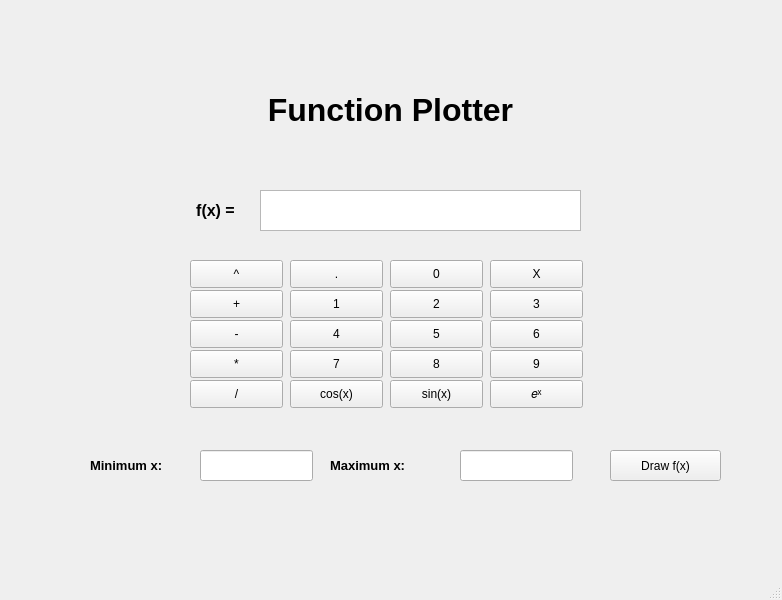
<?xml version="1.0" encoding="UTF-8"?>
<ui version="4.0">
 <class>FunctionPlotter</class>
 <widget class="QMainWindow" name="FunctionPlotter">
  <property name="geometry">
   <rect>
    <x>0</x>
    <y>0</y>
    <width>782</width>
    <height>600</height>
   </rect>
  </property>
  <property name="windowTitle">
   <string>MainWindow</string>
  </property>
  <widget class="QWidget" name="centralwidget">
   <widget class="QPushButton" name="variableButton">
    <property name="geometry">
     <rect>
      <x>490</x>
      <y>260</y>
      <width>93</width>
      <height>28</height>
     </rect>
    </property>
    <property name="text">
     <string>X</string>
    </property>
   </widget>
   <widget class="QPushButton" name="decimalButton">
    <property name="geometry">
     <rect>
      <x>290</x>
      <y>260</y>
      <width>93</width>
      <height>28</height>
     </rect>
    </property>
    <property name="text">
     <string>.</string>
    </property>
   </widget>
   <widget class="QPushButton" name="twoButton">
    <property name="geometry">
     <rect>
      <x>390</x>
      <y>290</y>
      <width>93</width>
      <height>28</height>
     </rect>
    </property>
    <property name="text">
     <string>2</string>
    </property>
   </widget>
   <widget class="QPushButton" name="threeButton">
    <property name="geometry">
     <rect>
      <x>490</x>
      <y>290</y>
      <width>93</width>
      <height>28</height>
     </rect>
    </property>
    <property name="text">
     <string>3</string>
    </property>
   </widget>
   <widget class="QPushButton" name="fiveButton">
    <property name="geometry">
     <rect>
      <x>390</x>
      <y>320</y>
      <width>93</width>
      <height>28</height>
     </rect>
    </property>
    <property name="text">
     <string>5</string>
    </property>
   </widget>
   <widget class="QPushButton" name="sixButton">
    <property name="geometry">
     <rect>
      <x>490</x>
      <y>320</y>
      <width>93</width>
      <height>28</height>
     </rect>
    </property>
    <property name="text">
     <string>6</string>
    </property>
   </widget>
   <widget class="QPushButton" name="fourButton">
    <property name="geometry">
     <rect>
      <x>290</x>
      <y>320</y>
      <width>93</width>
      <height>28</height>
     </rect>
    </property>
    <property name="text">
     <string>4</string>
    </property>
   </widget>
   <widget class="QPushButton" name="eightButton">
    <property name="geometry">
     <rect>
      <x>390</x>
      <y>350</y>
      <width>93</width>
      <height>28</height>
     </rect>
    </property>
    <property name="text">
     <string>8</string>
    </property>
   </widget>
   <widget class="QPushButton" name="nineButton">
    <property name="geometry">
     <rect>
      <x>490</x>
      <y>350</y>
      <width>93</width>
      <height>28</height>
     </rect>
    </property>
    <property name="text">
     <string>9</string>
    </property>
   </widget>
   <widget class="QPushButton" name="sevenButton">
    <property name="geometry">
     <rect>
      <x>290</x>
      <y>350</y>
      <width>93</width>
      <height>28</height>
     </rect>
    </property>
    <property name="text">
     <string>7</string>
    </property>
   </widget>
   <widget class="QPushButton" name="additionButton">
    <property name="geometry">
     <rect>
      <x>190</x>
      <y>290</y>
      <width>93</width>
      <height>28</height>
     </rect>
    </property>
    <property name="text">
     <string>+</string>
    </property>
   </widget>
   <widget class="QPushButton" name="subtractionButton">
    <property name="geometry">
     <rect>
      <x>190</x>
      <y>320</y>
      <width>93</width>
      <height>28</height>
     </rect>
    </property>
    <property name="text">
     <string>-</string>
    </property>
   </widget>
   <widget class="QPushButton" name="multiplicationButton">
    <property name="geometry">
     <rect>
      <x>190</x>
      <y>350</y>
      <width>93</width>
      <height>28</height>
     </rect>
    </property>
    <property name="text">
     <string>*</string>
    </property>
   </widget>
   <widget class="QPushButton" name="divisionButton">
    <property name="geometry">
     <rect>
      <x>190</x>
      <y>380</y>
      <width>93</width>
      <height>28</height>
     </rect>
    </property>
    <property name="text">
     <string>/</string>
    </property>
   </widget>
   <widget class="QPushButton" name="cosineButton">
    <property name="geometry">
     <rect>
      <x>290</x>
      <y>380</y>
      <width>93</width>
      <height>28</height>
     </rect>
    </property>
    <property name="text">
     <string>cos(x)</string>
    </property>
   </widget>
   <widget class="QPushButton" name="exponentialButton">
    <property name="geometry">
     <rect>
      <x>490</x>
      <y>380</y>
      <width>93</width>
      <height>28</height>
     </rect>
    </property>
    <property name="text">
     <string>𝑒ˣ</string>
    </property>
   </widget>
   <widget class="QPushButton" name="SineButton">
    <property name="geometry">
     <rect>
      <x>390</x>
      <y>380</y>
      <width>93</width>
      <height>28</height>
     </rect>
    </property>
    <property name="text">
     <string>sin(x)</string>
    </property>
   </widget>
   <widget class="QPushButton" name="powerButton">
    <property name="geometry">
     <rect>
      <x>190</x>
      <y>260</y>
      <width>93</width>
      <height>28</height>
     </rect>
    </property>
    <property name="text">
     <string>^</string>
    </property>
   </widget>
   <widget class="QTextEdit" name="functionTextEdit">
    <property name="geometry">
     <rect>
      <x>260</x>
      <y>190</y>
      <width>321</width>
      <height>41</height>
     </rect>
    </property>
   </widget>
   <widget class="QLabel" name="functionLabel">
    <property name="geometry">
     <rect>
      <x>180</x>
      <y>190</y>
      <width>71</width>
      <height>41</height>
     </rect>
    </property>
    <property name="text">
     <string>&lt;html&gt;&lt;head/&gt;&lt;body&gt;&lt;p&gt;&lt;span style=&quot; font-size:12pt; font-weight:600;&quot;&gt;f(x) =&lt;/span&gt;&lt;/p&gt;&lt;/body&gt;&lt;/html&gt;</string>
    </property>
    <property name="scaledContents">
     <bool>false</bool>
    </property>
    <property name="alignment">
     <set>Qt::AlignCenter</set>
    </property>
    <property name="wordWrap">
     <bool>false</bool>
    </property>
   </widget>
   <widget class="QLabel" name="titleLabel">
    <property name="geometry">
     <rect>
      <x>240</x>
      <y>80</y>
      <width>301</width>
      <height>61</height>
     </rect>
    </property>
    <property name="font">
     <font>
      <family>MS Sans Serif</family>
     </font>
    </property>
    <property name="text">
     <string>&lt;html&gt;&lt;head/&gt;&lt;body&gt;&lt;p align=&quot;center&quot;&gt;&lt;span style=&quot; font-size:24pt; font-weight:600;&quot;&gt;Function Plotter&lt;/span&gt;&lt;/p&gt;&lt;/body&gt;&lt;/html&gt;</string>
    </property>
   </widget>
   <widget class="QPushButton" name="oneButton">
    <property name="geometry">
     <rect>
      <x>290</x>
      <y>290</y>
      <width>93</width>
      <height>28</height>
     </rect>
    </property>
    <property name="text">
     <string>1</string>
    </property>
   </widget>
   <widget class="QPushButton" name="zeroButton">
    <property name="geometry">
     <rect>
      <x>390</x>
      <y>260</y>
      <width>93</width>
      <height>28</height>
     </rect>
    </property>
    <property name="text">
     <string>0</string>
    </property>
   </widget>
   <widget class="QPushButton" name="drawFunctionButton">
    <property name="geometry">
     <rect>
      <x>610</x>
      <y>450</y>
      <width>111</width>
      <height>31</height>
     </rect>
    </property>
    <property name="text">
     <string>Draw f(x)</string>
    </property>
   </widget>
   <widget class="QLabel" name="minimumLabel">
    <property name="geometry">
     <rect>
      <x>90</x>
      <y>450</y>
      <width>101</width>
      <height>31</height>
     </rect>
    </property>
    <property name="text">
     <string>&lt;html&gt;&lt;head/&gt;&lt;body&gt;&lt;p&gt;&lt;span style=&quot; font-size:10pt; font-weight:600;&quot;&gt;Minimum x:&lt;/span&gt;&lt;/p&gt;&lt;/body&gt;&lt;/html&gt;</string>
    </property>
   </widget>
   <widget class="QLabel" name="maximumLabel">
    <property name="geometry">
     <rect>
      <x>330</x>
      <y>450</y>
      <width>121</width>
      <height>31</height>
     </rect>
    </property>
    <property name="text">
     <string>&lt;html&gt;&lt;head/&gt;&lt;body&gt;&lt;p&gt;&lt;span style=&quot; font-size:10pt; font-weight:600;&quot;&gt;Maximum x:&lt;/span&gt;&lt;/p&gt;&lt;/body&gt;&lt;/html&gt;</string>
    </property>
   </widget>
   <widget class="QLineEdit" name="MinimumLineEdit">
    <property name="geometry">
     <rect>
      <x>200</x>
      <y>450</y>
      <width>113</width>
      <height>31</height>
     </rect>
    </property>
   </widget>
   <widget class="QLineEdit" name="MaximumLineEdit">
    <property name="geometry">
     <rect>
      <x>460</x>
      <y>450</y>
      <width>113</width>
      <height>31</height>
     </rect>
    </property>
   </widget>
  </widget>
  <widget class="QMenuBar" name="menubar">
   <property name="geometry">
    <rect>
     <x>0</x>
     <y>0</y>
     <width>782</width>
     <height>26</height>
    </rect>
   </property>
  </widget>
  <widget class="QStatusBar" name="statusbar"/>
 </widget>
 <resources/>
 <connections/>
</ui>
